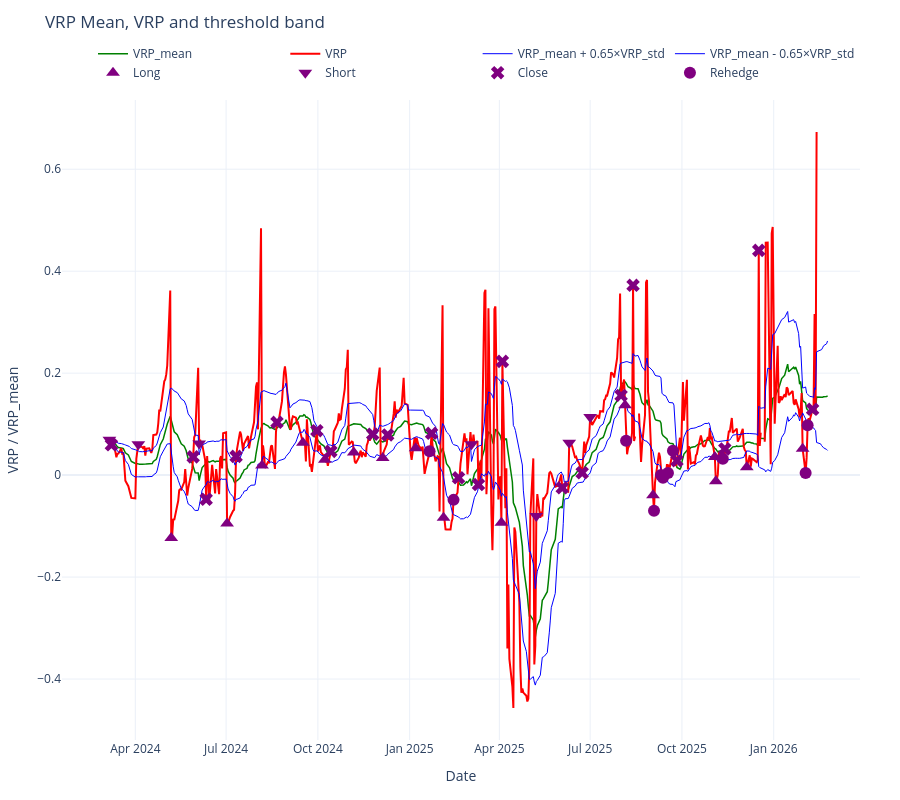

The notebook cell saved with this chart:
### Code cell
fig, axs = plt.subplots(3, 1, figsize=(16, 12), sharex=True)
fig.suptitle('Delta-Hedged vs. Pure Straddle Strategy Comparison', fontsize=18, fontweight='bold')

# 1. NAV
axs[0].plot(date_idx, nav_ddh_arr, label='Delta-Hedged', color='tab:blue', linewidth=2)
axs[0].plot(date_idx, nav_straddle_arr, label='Pure Straddle', color='tab:orange', linewidth=2)
axs[0].set_ylabel('Portfolio Value ($)', fontsize=12)
axs[0].set_title('Portfolio Value Over Time', fontsize=14)
axs[0].grid(True, alpha=0.5)
axs[0].legend()

# 2. Cumulative Return (with underlying)
axs[1].plot(date_idx, cum_ddh, label='Delta-Hedged', color='tab:blue', linewidth=2)
axs[1].plot(date_idx, cum_straddle, label='Pure Straddle', color='tab:orange', linewidth=2)
axs[1].plot(date_idx, cum_underlying, label='Underlying', color='tab:green', linewidth=2, linestyle='--')
axs[1].set_ylabel('Cumulative Return', fontsize=12)
axs[1].set_title('Cumulative Return', fontsize=14)
axs[1].grid(True, alpha=0.5)
axs[1].legend()

# 3. Daily Returns (histogram inset optional)
axs[2].plot(date_idx, ret_ddh, label='Delta-Hedged', color='tab:blue', alpha=0.7, linewidth=1)
axs[2].plot(date_idx, ret_straddle, label='Pure Straddle', color='tab:orange', alpha=0.7, linewidth=1)
axs[2].set_ylabel('Daily Return', fontsize=12)
axs[2].set_title('Daily Returns', fontsize=14)
axs[2].grid(True, alpha=0.5)
axs[2].legend()

# Format dates
for ax in axs:
    ax.xaxis.set_major_locator(mdates.MonthLocator(interval=3))
    ax.xaxis.set_major_formatter(mdates.DateFormatter('%Y-%m'))
plt.setp(axs[-1].xaxis.get_majorticklabels(), rotation=45, ha='right')

plt.tight_layout(rect=[0, 0.03, 1, 0.96])
plt.show()

# VRP plot (interactive: zoom, pan, scroll)
import plotly.graph_objects as go
vrp_mean = underlying_df['VRP_mean'].values
vrp = underlying_df['VRP'].values
vrp_std = underlying_df['VRP_std'].values
th = agent_ddh.vrp_threshold
x_dates = date_idx.tolist()
fig_vrp = go.Figure()
fig_vrp.add_trace(go.Scatter(x=x_dates, y=vrp_mean, mode='lines', name='VRP_mean', line=dict(color='green', width=1.5)))
fig_vrp.add_trace(go.Scatter(x=x_dates, y=vrp, mode='lines', name='VRP', line=dict(color='red', width=2)))
fig_vrp.add_trace(go.Scatter(x=x_dates, y=vrp_mean + th * vrp_std, mode='lines', name=f'VRP_mean + {th}×VRP_std', line=dict(color='blue', width=1)))
fig_vrp.add_trace(go.Scatter(x=x_dates, y=vrp_mean - th * vrp_std, mode='lines', name=f'VRP_mean - {th}×VRP_std', line=dict(color='blue', width=1)))
vrp_series = pd.Series(vrp, index=pd.to_datetime(date_idx))
y_long = vrp_series.reindex(pd.to_datetime(dates_long_ddh)).values
y_short = vrp_series.reindex(pd.to_datetime(dates_short_ddh)).values
y_close = vrp_series.reindex(pd.to_datetime(dates_close_ddh)).values
y_rehedge = vrp_series.reindex(pd.to_datetime(dates_rehedge_ddh)).values
fig_vrp.add_trace(go.Scatter(x=dates_long_ddh, y=y_long, mode='markers', name='Long', marker=dict(symbol='triangle-up', size=12, color='purple')))
fig_vrp.add_trace(go.Scatter(x=dates_short_ddh, y=y_short, mode='markers', name='Short', marker=dict(symbol='triangle-down', size=12, color='purple')))
fig_vrp.add_trace(go.Scatter(x=dates_close_ddh, y=y_close, mode='markers', name='Close', marker=dict(symbol='x', size=12, color='purple')))
fig_vrp.add_trace(go.Scatter(x=dates_rehedge_ddh, y=y_rehedge, mode='markers', name='Rehedge', marker=dict(symbol='circle', size=12, color='purple')))
fig_vrp.update_layout(
    title=dict(text='VRP Mean, VRP and threshold band', y=0.98, yanchor='top'),
    margin=dict(t=100, b=60, l=60, r=40),
    xaxis_title='Date',
    yaxis_title='VRP / VRP_mean',
    height=800,
    template='plotly_white',
    legend=dict(orientation='h', yanchor='bottom', y=1.02, xanchor='right', x=1)
)
fig_vrp.show()

# ==========================
# Summary Table
# ==========================
summary_df = pd.DataFrame({
    'Metric': ['Final NAV', 'Total Return', 'Sharpe Ratio', 'Max Drawdown'],
    'Delta-Hedged': [
        f"${nav_ddh_arr[-1]:,.0f}",
        f"{tot_ddh:.2%}",
        f"{sharpe_ddh:.2f}",
        f"{dd_ddh:.2%}"
    ],
    'Pure Straddle': [
        f"${nav_straddle_arr[-1]:,.0f}",
        f"{tot_straddle:.2%}",
        f"{sharpe_straddle:.2f}",
        f"{dd_straddle:.2%}"
    ]
})

### Figure 1 — Plotly figure (JSON) as saved in the notebook; plotly's stock layout.template omitted (floating-point values rounded to 4 significant figures; data arrays with more than 128 entries replaced by an {"elided": "..."} marker saying what was removed)
{"data": [{"line": {"color": "green", "width": 1.5}, "mode": "lines", "name": "VRP_mean", "type": "scatter", "x": {"elided": "495 str values"}, "y": {"elided": "495 float values"}}, {"line": {"color": "red", "width": 2}, "mode": "lines", "name": "VRP", "type": "scatter", "x": {"elided": "495 str values"}, "y": {"elided": "495 float values"}}, {"line": {"color": "blue", "width": 1}, "mode": "lines", "name": "VRP_mean + 0.65×VRP_std", "type": "scatter", "x": {"elided": "495 str values"}, "y": {"elided": "495 float values"}}, {"line": {"color": "blue", "width": 1}, "mode": "lines", "name": "VRP_mean - 0.65×VRP_std", "type": "scatter", "x": {"elided": "495 str values"}, "y": {"elided": "495 float values"}}, {"marker": {"color": "purple", "size": 12, "symbol": "triangle-up"}, "mode": "markers", "name": "Long", "type": "scatter", "x": ["2024-05-07T00:00:00", "2024-07-02T00:00:00", "2024-08-06T00:00:00", "2024-09-16T00:00:00", "2024-10-08T00:00:00", "2024-11-06T00:00:00", "2024-12-05T00:00:00", "2025-01-07T00:00:00", "2025-02-04T00:00:00", "2025-04-03T00:00:00", "2025-08-05T00:00:00", "2025-09-02T00:00:00", "2025-11-03T00:00:00", "2025-11-04T00:00:00", "2025-12-05T00:00:00", "2026-01-30T00:00:00"], "y": [-0.1231, -0.09504, 0.01866, 0.06358, 0.03013, 0.04442, 0.0338, 0.05282, -0.08385, -0.09367, 0.1369, -0.03961, 0.03538, -0.01196, 0.01564, 0.05175]}, {"marker": {"color": "purple", "size": 12, "symbol": "triangle-down"}, "mode": "markers", "name": "Short", "type": "scatter", "x": ["2024-03-06T00:00:00", "2024-04-04T00:00:00", "2024-06-04T00:00:00", "2025-03-04T00:00:00", "2025-05-08T00:00:00", "2025-06-10T00:00:00", "2025-07-01T00:00:00"], "y": [0.0692, 0.06064, 0.06225, 0.0606, -0.08029, 0.0637, 0.1138]}, {"marker": {"color": "purple", "size": 12, "symbol": "x"}, "mode": "markers", "name": "Close", "type": "scatter", "x": ["2024-03-08T00:00:00", "2024-05-29T00:00:00", "2024-06-11T00:00:00", "2024-07-11T00:00:00", "2024-08-21T00:00:00", "2024-09-30T00:00:00", "2024-10-14T00:00:00", "2024-11-25T00:00:00", "2024-12-10T00:00:00", "2025-01-23T00:00:00", "2025-02-19T00:00:00", "2025-03-11T00:00:00", "2025-04-04T00:00:00", "2025-06-03T00:00:00", "2025-06-23T00:00:00", "2025-08-01T00:00:00", "2025-08-13T00:00:00", "2025-09-26T00:00:00", "2025-11-13T00:00:00", "2025-12-17T00:00:00", "2026-02-09T00:00:00"], "y": [0.05959, 0.03574, -0.04732, 0.03677, 0.1037, 0.08721, 0.04656, 0.08027, 0.0788, 0.08206, -0.005336, -0.01843, 0.2232, -0.02491, 0.00464, 0.1563, 0.3723, 0.02838, 0.05139, 0.4408, 0.129]}, {"marker": {"color": "purple", "size": 12, "symbol": "circle"}, "mode": "markers", "name": "Rehedge", "type": "scatter", "x": ["2025-01-21T00:00:00", "2025-02-14T00:00:00", "2025-08-06T00:00:00", "2025-09-03T00:00:00", "2025-09-10T00:00:00", "2025-09-12T00:00:00", "2025-09-17T00:00:00", "2025-09-22T00:00:00", "2025-11-11T00:00:00", "2026-02-02T00:00:00", "2026-02-04T00:00:00"], "y": [0.04677, -0.04855, 0.06735, -0.06973, 0.0002812, -0.005046, 0.003976, 0.04781, 0.03208, 0.004269, 0.09765]}], "layout": {"height": 800, "legend": {"orientation": "h", "x": 1, "xanchor": "right", "y": 1.02, "yanchor": "bottom"}, "margin": {"b": 60, "l": 60, "r": 40, "t": 100}, "title": {"text": "VRP Mean, VRP and threshold band", "y": 0.98, "yanchor": "top"}, "xaxis": {"title": {"text": "Date"}}, "yaxis": {"title": {"text": "VRP / VRP_mean"}}}}
